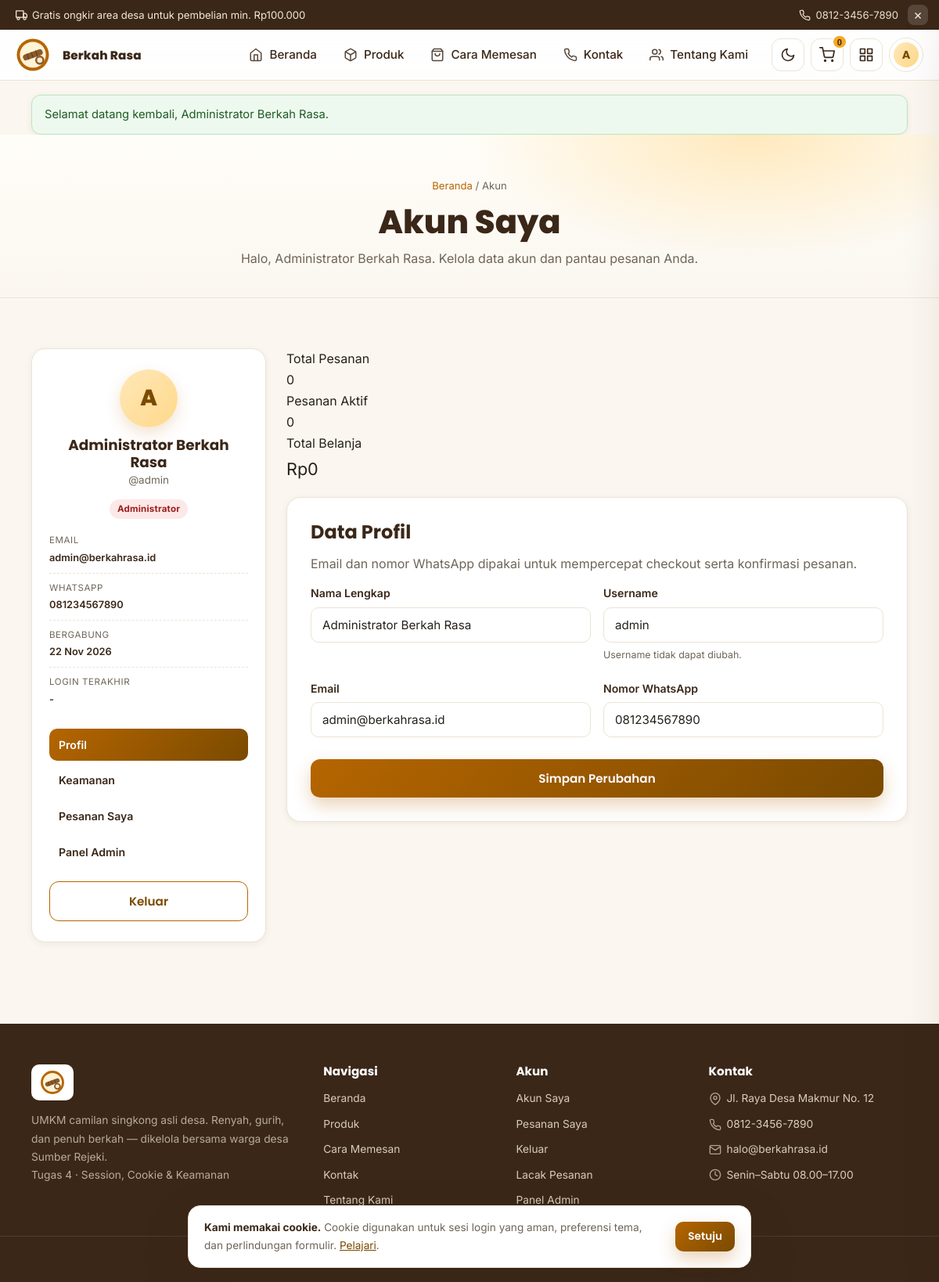
/akun.php (signed in), run on the app's committed database.
### tables this page shows
CREATE TABLE IF NOT EXISTS users (
    id            INT AUTO_INCREMENT PRIMARY KEY,
    username      VARCHAR(60) NOT NULL,
    nama          VARCHAR(120) NOT NULL,
    email         VARCHAR(150) NOT NULL,
    no_wa         VARCHAR(30) NULL,
    password      VARCHAR(255) NOT NULL,
    role          ENUM('admin','operator','pelanggan') NOT NULL DEFAULT 'pelanggan',
    aktif         TINYINT(1) NOT NULL DEFAULT 1,
    last_login_at DATETIME NULL,
    created_at    TIMESTAMP NOT NULL DEFAULT CURRENT_TIMESTAMP,
    updated_at    TIMESTAMP NOT NULL DEFAULT CURRENT_TIMESTAMP ON UPDATE CURRENT_TIMESTAMP,
    UNIQUE KEY uq_users_username (username),
    UNIQUE KEY uq_users_email (email),
    KEY idx_users_role (role)
);

### akun.php (the view, shortened to what the rows shown need)
<?php
require_once __DIR__ . '/config/database.php';
require_once __DIR__ . '/includes/functions.php';
$user = current_user(true);
$activeTab = $_GET['tab'] ?? 'profil';
include __DIR__ . '/includes/header.php';
?>
<section class="page-hero auth-hero">
  <div class="container">
    <div class="breadcrumb"><a href="<?= url('index.php') ?>">Beranda</a> / Akun</div>
    <h1>Akun Saya</h1>
    <p>Halo, <?= e($user['nama']) ?>. Kelola data akun dan pantau pesanan Anda.</p>
  </div>
</section>
<main class="section">
  <div class="container account-layout">
    <aside class="account-side reveal">
      <div class="account-avatar"><?= e(mb_strtoupper(mb_substr($user['nama'], 0, 1))) ?></div>
      <h2><?= e($user['nama']) ?></h2>
      <p class="account-username">@<?= e($user['username']) ?></p>
      <span class="role-badge role-<?= e($user['role']) ?>"><?= e(role_label((string)
          $user['role'])) ?></span>
      <ul class="account-meta">
        <li><span>Email</span><b><?= e($user['email']) ?></b></li>
        <li><span>WhatsApp</span><b><?= e($user['no_wa'] ?: '-') ?></b></li>
        <li><span>Bergabung</span><b><?= e(format_tanggal($user['created_at'], 'd M Y')) ?></b></li>
        <li><span>Login terakhir</span><b><?= e(format_tanggal($user['last_login_at'])) ?></b></li>
      </ul>
      <nav class="account-menu">
        <a class="<?= $activeTab === 'profil' ? 'active' : '' ?>"
            href="<?= url('akun.php') ?>">Profil</a>
        <a class="<?= $activeTab === 'keamanan' ? 'active' : '' ?>"
            href="<?= url('akun.php?tab=keamanan') ?>">Keamanan</a>
        <a href="<?= url('pesanan-saya.php') ?>">Pesanan Saya</a>
        <?php if (is_staff()): ?>
        <a href="<?= url('admin/index.php') ?>" target="_blank">Panel Admin</a>
        <?php endif; ?>
      </nav>
      <form method="post" action="<?= url('keluar.php') ?>" class="account-logout">
        <button class="btn btn-ghost btn-block" type="submit">Keluar</button>
      </form>
    </aside>
    <div class="account-main">
      <?php if ($activeTab === 'keamanan'): ?>
      <section class="content-card reveal">
        <h2>Keamanan Akun</h2>
        <p>Ganti password secara berkala. Setelah password berubah, semua cookie “ingat saya”
            milik akun ini dicabut.</p>
        <form method="post" class="auth-form">
          <?= csrf_field() ?>
          <input type="hidden" name="action" value="password">
          <div class="form-field">
            <label for="current_password">Password Saat Ini</label>
            <input type="password" id="current_password" name="current_password" required
                maxlength="72" autocomplete="current-password">
          </div>
          <div class="form-row-2">
            <div class="form-field">
              <label for="new_password">Password Baru</label>
              <input type="password" id="new_password" name="new_password" required
                  maxlength="72" autocomplete="new-password">
              <small class="form-hint">Minimal 8 karakter, memuat huruf dan angka.</small>
            </div>
            <div class="form-field">
              <label for="confirm_password">Ulangi Password Baru</label>
              <input type="password" id="confirm_password" name="confirm_password" required
                  maxlength="72" autocomplete="new-password">
            </div>
          </div>
          <button class="btn" type="submit">Simpan Password</button>
        </form>
        <div class="security-note">
          <h3>Perlindungan sesi</h3>
          <ul class="list-check">
            <li><svg viewBox="0 0 24 24" fill="none" stroke="currentColor" stroke-width="2"
                stroke-linecap="round" stroke-linejoin="round"><path d="M20 6 9 17l-5-5"/></svg>
                    Sesi berakhir otomatis setelah <?= (int) (SESSION_IDLE_TIMEOUT / 60) ?>
                        menit tanpa aktivitas.</li>
            <li><svg viewBox="0 0 24 24" fill="none" stroke="currentColor" stroke-width="2"
                stroke-linecap="round" stroke-linejoin="round"><path d="M20 6 9 17l-5-5"/></svg>
                    Cookie sesi memakai HttpOnly dan SameSite=Lax.</li>
            <li><svg viewBox="0 0 24 24" fill="none" stroke="currentColor" stroke-width="2"
                stroke-linecap="round" stroke-linejoin="round"><path d="M20 6 9 17l-5-5"/></svg>
                    ID sesi diperbarui setelah login dan secara berkala.</li>
          </ul>
        </div>
      </section>
      <?php else: ?>
      <section class="content-card reveal">
        <h2>Data Profil</h2>
        <p>Email dan nomor WhatsApp dipakai untuk mempercepat checkout serta konfirmasi pesanan.</p>
        <form method="post" class="auth-form">
          <div class="form-row-2">
            <div class="form-field">
              <label for="nama">Nama Lengkap</label>
              <input type="text" id="nama" name="nama" value="<?= e($user['nama']) ?>" required
                  maxlength="120" autocomplete="name">
            </div>
            <div class="form-field">
              <label for="username">Username</label>
              <input type="text" id="username" value="<?= e($user['username']) ?>" disabled>
              <small class="form-hint">Username tidak dapat diubah.</small>
            </div>
          </div>
          <div class="form-row-2">
            <div class="form-field">
              <label for="email">Email</label>
              <input type="email" id="email" name="email" value="<?= e($user['email']) ?>"
                  required maxlength="150" autocomplete="email">
            </div>
            <div class="form-field">
              <label for="no_wa">Nomor WhatsApp</label>
              <input type="tel" id="no_wa" name="no_wa" value="<?= e($user['no_wa'] ?? '') ?>"
                  maxlength="30" autocomplete="tel">
            </div>
          </div>
          <button class="btn" type="submit">Simpan Perubahan</button>
        </form>
      </section>
      <?php endif; ?>
    </div>
  </div>
</main>
<?php include __DIR__ . '/includes/footer.php'; ?>

### includes/header.php (shortened to what the rows shown need)
<?php
$loggedInUser = current_user();
?><!DOCTYPE html>
<html lang="id">
<head>
<link rel="stylesheet" href="<?= asset('style.css') ?>">
</head>
<body class="<?= theme_preference() === 'dark' ? 'dark' : '' ?>">
<header class="site-header">
  <div class="container header-inner">
    <div class="header-actions">
      <?php if ($loggedInUser): ?>
      <button class="icon-btn cart-btn" onclick="openCart()" aria-label="Keranjang"><svg
          viewBox="0 0 24 24" fill="none" stroke="currentColor" stroke-width="2"
              stroke-linecap="round" stroke-linejoin="round"><circle cx="9" cy="21"
                  r="1"/><circle cx="20" cy="21" r="1"/><path
                      d="M1 1h4l2.68 13.39a2 2 0 0 0 2 1.61h9.72a2 2 0 0 0 2-1.61L23 6H6"/></svg><span class="cart-count" id="cartCount">0</span></button>
      <?php if (is_staff()): ?>
      <a class="icon-btn admin-link" href="<?= url('admin/index.php') ?>" title="Panel admin"
          aria-label="Panel admin"><svg viewBox="0 0 24 24" fill="none" stroke="currentColor"
              stroke-width="2" stroke-linecap="round" stroke-linejoin="round"><rect x="3" y="3"
                  width="7" height="7"/><rect x="14" y="3" width="7" height="7"/><rect x="14"
                      y="14" width="7" height="7"/><rect x="3" y="14" width="7"
                          height="7"/></svg></a>
      <?php endif; ?>
      <div class="account-menu-wrap">
        <button type="button" class="account-chip" onclick="toggleAccountMenu()"
            aria-haspopup="true" aria-expanded="false" aria-label="Menu akun">
          <span class="avatar-mini"><?= e(mb_strtoupper(mb_substr($loggedInUser['nama'], 0, 1)))
              ?></span>
        </button>
      </div>
      <?php endif; ?>
    </div>
  </div>
</header>

### data on the page
users: nama "A", nama "Administrator Berkah Rasa", username "admin", role "Administrator", email "admin@berkahrasa.id", no_wa "081234567890", created_at "22 Nov 2026", last_login_at "-"

### other printed values
APP_NAME "Berkah Rasa"
$label "Beranda"
$label "Produk"
$label "Cara Memesan"
$label "Kontak"
$label "Tentang Kami"
$flash['message'] "Selamat datang kembali, Administrator Berkah Rasa."
$stats['total'] "0"
$stats['aktif'] "0"
rupiah($stats['belanja']) "Rp0"
